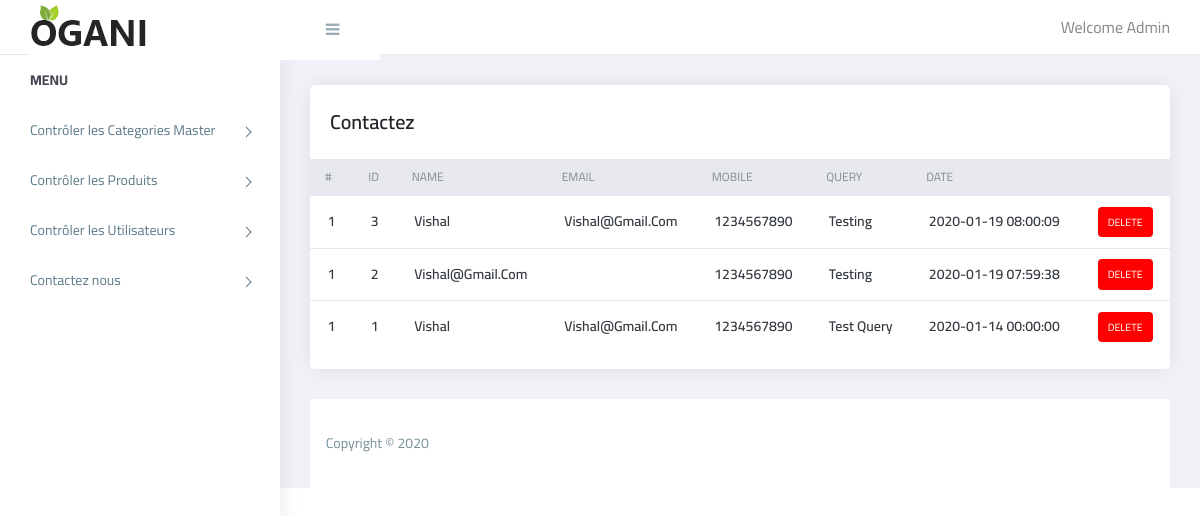
/oganiii/admin/contact_us.php (signed in), run on the app's committed database.
### tables this page shows
CREATE TABLE `contact_us` (
  `id` int(11) NOT NULL,
  `name` varchar(255) NOT NULL,
  `email` varchar(75) NOT NULL,
  `mobile` varchar(15) NOT NULL,
  `comment` text NOT NULL,
  `added_on` datetime NOT NULL
);

### oganiii/admin/contact_us.php (the view, shortened to what this page needs)
<?php
require('top.inc.php');
$sql="select * from contact_us order by id desc";
$res=mysqli_query($con,$sql);
?>
<div class="content pb-0">
	<div class="orders">
	   <div class="row">
		  <div class="col-xl-12">
			 <div class="card">
				<div class="card-body">
				   <h4 class="box-title">Contactez </h4>
				</div>
				<div class="card-body--">
				   <div class="table-stats order-table ov-h">
					  <table class="table ">
						 <thead>
							<tr>
							   <th class="serial">#</th>
							   <th>ID</th>
							   <th>Name</th>
							   <th>Email</th>
							   <th>Mobile</th>
							   <th>Query</th>
							   <th>Date</th>
							   <th></th>
							</tr>
						 </thead>
						 <tbody>
							<?php
							$i=1;
							while($row=mysqli_fetch_assoc($res)){?>
							<tr>
							   <td class="serial"><?php echo $i?></td>
							   <td><?php echo $row['id']?></td>
							   <td><?php echo $row['name']?></td>
							   <td><?php echo $row['email']?></td>
							   <td><?php echo $row['mobile']?></td>
							   <td><?php echo $row['comment']?></td>
							   <td><?php echo $row['added_on']?></td>
							   <td>
								<?php
								echo "<span class='badge badge-delete'><a href='?type=delete&id=".$row['id']."'>Delete</a></span>";
								?>
							   </td>
							</tr>
							<?php } ?>
						 </tbody>
					  </table>
				   </div>
				</div>
			 </div>
		  </div>
	   </div>
	</div>
</div>
<?php
require('footer.inc.php');
?>

### oganiii/admin/assets/css/style.css (style rules this page uses)
body { display: table; font-family: "Cairo", sans-serif; font-size: 16px; width: 100% }
a, button { text-decoration: none; outline: none!important; color: #878787; -webkit-transition: all .25s ease; transition: all .25s ease }
h1, h2, h3, h4, h5, h6 { margin: 0 }
.pb-0 { padding-bottom: 0 }
.ov-h { overflow: hidden }
.order-table { position: relative }
.order-table:after, .order-table:before { content: ""; position: absolute; top: 0; height: 37px; width: 10px; background: #e8e9ef }
.order-table:after { right: -1px }
.order-table:before { left: -1px }
.order-table tr th { background: #e8e9ef }
.order-table tr td:last-child, .order-table tr th:last-child { text-align: right }
.order-table tr:last-child td { border: none }
.order-table .badge { color: #fff; padding: 10px; text-transform: uppercase; font-weight: 400 }
.order-table .badge-delete { background: #FF0000 }
.content { float: left; padding: 1.875em; width: 100% }
.card { margin-bottom: 1.875em; border-radius: 5px; padding: 0; border: 0 solid transparent; -webkit-box-shadow: 0 0 20px rgba(0, 0, 0, .08); box-shadow: 0 0 20px rgba(0, 0, 0, .08) }
.card .box-title { font-weight: 600; font-size: 20px; padding: 5px 0 }
.card .card-body { float: left; padding: 1.25em; position: relative; width: 100% }
.card h4 { font-size: 1.1rem }
.table-stats table { font-family: "Cairo", sans-serif; }
.table-stats table th, .table-stats table td { border: none; border-bottom: 1px solid #e8e9ef; color: #868e96; font-size: 12px; font-weight: 400; padding: .75em 1.25em; text-transform: uppercase }
.table-stats table td { color: #343a40; font-size: 14px; font-weight: 600; text-transform: capitalize; vertical-align: middle }
@media (max-width:1368px) { .card-body { padding: 15px } }
.badge a { color:#fff; }

### data on the page
contact_us: id "3", name "Vishal", email "Vishal@gmail.com", mobile "1234567890", comment "Testing", added_on "2020-01-19 08:00:09"
contact_us: id "2", name "Vishal@gmail.com", mobile "1234567890", comment "Testing", added_on "2020-01-19 07:59:38"
contact_us: id "1", name "Vishal", email "Vishal@gmail.com", mobile "1234567890", comment "Test Query", added_on "2020-01-14 00:00:00"
